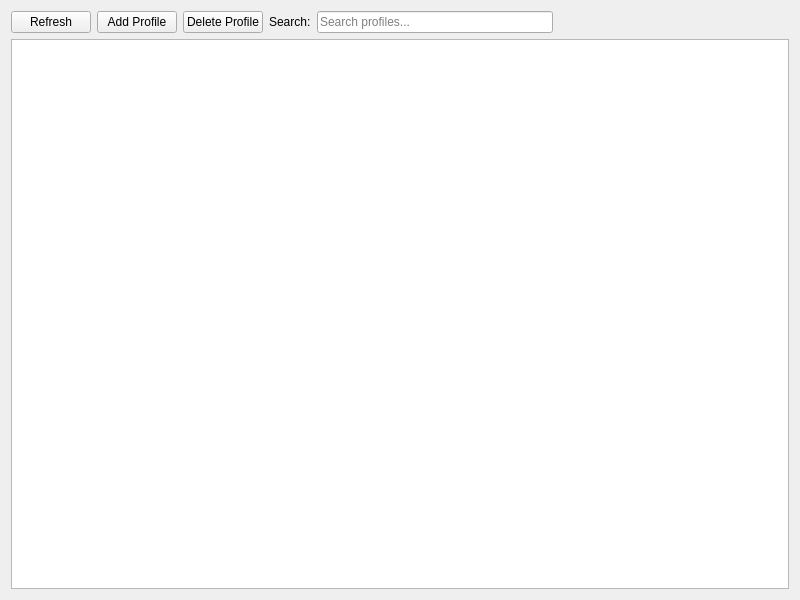
<?xml version="1.0" encoding="UTF-8"?>
<ui version="4.0">
 <class>ProfilesView</class>
 <widget class="QWidget" name="ProfilesView">
  <property name="geometry">
   <rect>
    <x>0</x>
    <y>0</y>
    <width>800</width>
    <height>600</height>
   </rect>
  </property>
  <layout class="QVBoxLayout" name="verticalLayout">
   <item>
    <layout class="QHBoxLayout" name="toolbar">
     <item>
      <widget class="QPushButton" name="btnRefresh">
       <property name="text">
        <string>Refresh</string>
       </property>
      </widget>
     </item>
     <item>
      <widget class="QPushButton" name="btnAdd">
       <property name="text">
        <string>Add Profile</string>
       </property>
      </widget>
     </item>
     <item>
      <widget class="QPushButton" name="btnDelete">
       <property name="text">
        <string>Delete Profile</string>
       </property>
      </widget>
     </item>
     <item>
      <widget class="QLabel" name="labelSearch">
       <property name="text">
        <string>Search:</string>
       </property>
      </widget>
     </item>
     <item>
      <widget class="QLineEdit" name="searchEdit">
       <property name="placeholderText">
        <string>Search profiles...</string>
       </property>
      </widget>
     </item>
     <item>
      <spacer name="horizontalSpacer">
       <property name="orientation">
        <enum>Qt::Horizontal</enum>
       </property>
       <property name="sizeHint" stdset="0">
        <size>
         <width>40</width>
         <height>20</height>
        </size>
       </property>
      </spacer>
     </item>
    </layout>
   </item>
   <item>
    <widget class="QTableView" name="tableView">
     <property name="selectionBehavior">
      <enum>QAbstractItemView::SelectRows</enum>
     </property>
     <attribute name="horizontalHeaderStretchLastSection">
      <bool>true</bool>
     </attribute>
    </widget>
   </item>
  </layout>
 </widget>
 <resources/>
 <connections/>
</ui>
